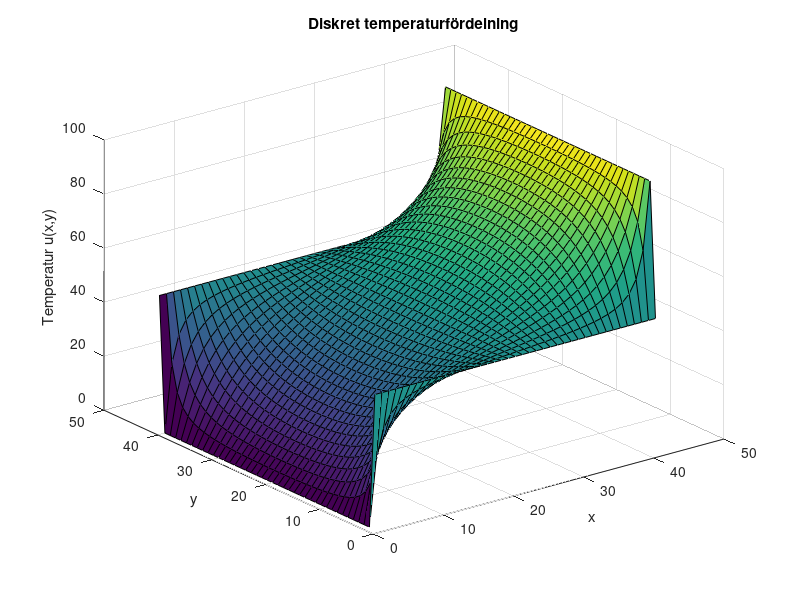

This chart was generated by the following MATLAB code:
% --- 1. Inställningar ---
n = 40;                 % Antal delsteg (mesh size)
TL = 50; TR = 50;       % Temperatur Vänster (Left) och Höger (Right)
TT = 100; TB = 0;       % Temperatur Uppe (Top) och Nere (Bottom)

% --- 2. Förberedelser ---
m = n - 1;              % Antal inre punkter per rad/kolumn
N = m^2;                % Totalt antal inre punkter (storleken på vektorn u)
A = eye(N) * 4;         % Skapar huvuddiagonalen med fyror (4*u_ij)
b = zeros(N, 1);        % Högerledet (vektorn med kända randtemperaturer)

% --- 3. Bygg matrisen A och vektorn b ---
% Vi går igenom varje inre punkt (i,j) och ställer upp ekvationen:
% 4*u_ij - u_grannar = kända_temperaturer
for i = 1:m
    for j = 1:m
        k = i + (j-1)*m; % Omvandlar 2D-koordinat (i,j) till ett radnummer k
        
        % Kolla granne till Vänster (u_i-1,j)
        if i == 1, b(k) = b(k) + TL; else A(k, k-1) = -1; end
        
        % Kolla granne till Höger (u_i+1,j)
        if i == m, b(k) = b(k) + TR; else A(k, k+1) = -1; end
        
        % Kolla granne Nere (u_i,j-1)
        if j == 1, b(k) = b(k) + TB; else A(k, k-m) = -1; end
        
        % Kolla granne Uppe (u_i,j+1)
        if j == m, b(k) = b(k) + TT; else A(k, k+m) = -1; end
    end
end

% --- 4. Beräkna temperaturerna ---
u_vektor = A \ b;       % Löser ekvationssystemet direkt

% --- 5. Omvandla vektorn till en platta och rita ---
% Vi lägger in de beräknade värdena i mitten av en tom platta
U = zeros(n+1, n+1);
U(2:n, 2:n) = reshape(u_vektor, m, m);

% Lägg till randvärdena på kanterna för visualisering
U(:, 1) = TB; U(:, n+1) = TT; 
U(1, :) = TL; U(n+1, :) = TR;

% Visa resultatet
surf(U)
xlabel('x'); ylabel('y'); zlabel('Temperatur u(x,y)');
title('Diskret temperaturfördelning');